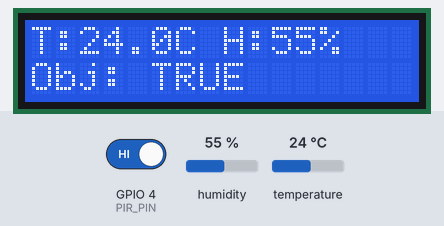
A sketch run on a simulated ESP32. Shown: 16×2 character LCD. The inputs (shaded band) are chosen by the test bench; at power-on: GPIO 4 (PIR_PIN) HIGH, humidity 55 %, temperature 24 °C.

Above: at 3.2 s.
3.3 s: GPIO 4 (PIR_PIN) driven LOW
At 5.0 s:
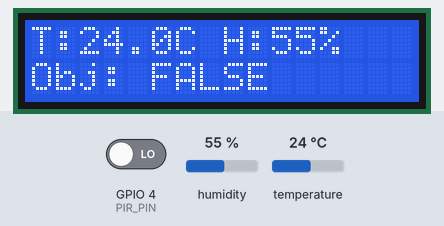
6.0 s: humidity set to 22 %
At 6.4 s:
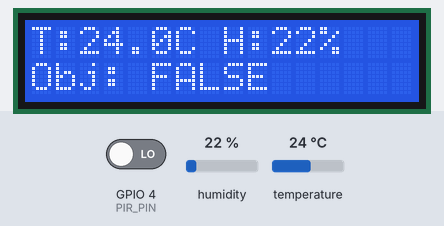
8.7 s: temperature set to 12 °C
At 10.6 s:
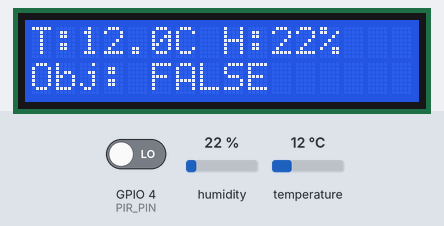
11.7 s: GPIO 4 (PIR_PIN) driven HIGH
At 13.2 s:
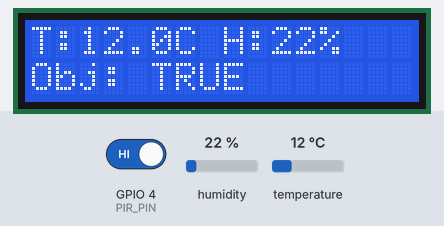
14.4 s: humidity set to 40 %
At 17.3 s:
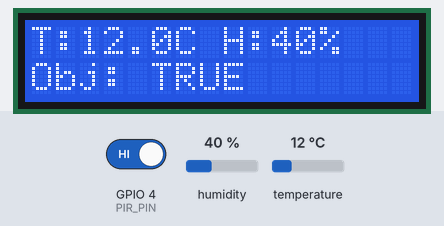
17.8 s: temperature set to 19 °C
At 18.7 s:
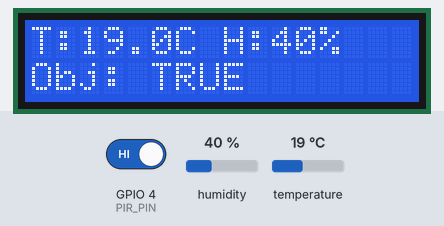
Timing chart, 0 to 20.8 s (numbered marks = the images above; inputs shaded):
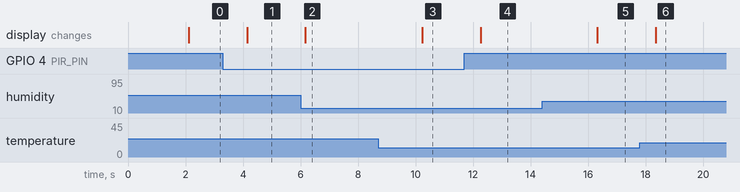

The sketch:

sketch_jan4a.ino
```cpp
#include <Wire.h>
#include <LiquidCrystal_I2C.h>
#include <DHT.h>
#include <Adafruit_Sensor.h>

// Define I2C LCD (16x2)
#define LCD_ADDRESS 0x27
#define LCD_COLUMNS 16
#define LCD_ROWS 2
LiquidCrystal_I2C lcd(LCD_ADDRESS, LCD_COLUMNS, LCD_ROWS);

// Define DHT22
#define DHT_PIN 15
#define DHT_TYPE DHT22
DHT dht(DHT_PIN, DHT_TYPE);

// Define PIR Sensor
#define PIR_PIN 4

void setup() {
    // Initialize I2C LCD
    Wire.begin(21, 22); // SDA = GPIO21, SCL = GPIO22
    lcd.init();
    lcd.backlight();

    // Initialize sensors
    pinMode(PIR_PIN, INPUT);
    dht.begin();

    // Welcome message
    lcd.setCursor(0, 0);
    lcd.print("Initializing...");
    delay(2000);
    lcd.clear();
}

void loop() {
    // Read DHT22 sensor values
    float temperature = dht.readTemperature();
    float humidity = dht.readHumidity();

    // Read PIR motion sensor
    bool motionDetected = digitalRead(PIR_PIN);

    // Display on LCD
    lcd.clear();

    // Line 1: Temperature & Humidity
    lcd.setCursor(0, 0);
    lcd.print("T:");
    lcd.print(temperature, 1);
    lcd.print("C ");
    lcd.print("H:");
    lcd.print(humidity, 0);
    lcd.print("%");

    // Line 2: Motion status
    lcd.setCursor(0, 1);
    lcd.print("Obj: ");
    lcd.print(motionDetected ? "TRUE " : "FALSE");

    // Wait for 2 seconds before refreshing
    delay(2000);
}
```

Measured:
- after the input at 3.3 s, the display: changes after 0.84 s (image 1)
- after the input at 6.0 s, the display: changes after 0.17 s (image 2)
- after the input at 8.7 s, the display: changes after 1.5 s (image 3)
- after the input at 11.7 s, the display: changes after 0.56 s (image 4)
- after the input at 14.4 s, the display: changes after 1.9 s (image 5)
- after the input at 17.8 s, the display: changes after 0.56 s (image 6)
